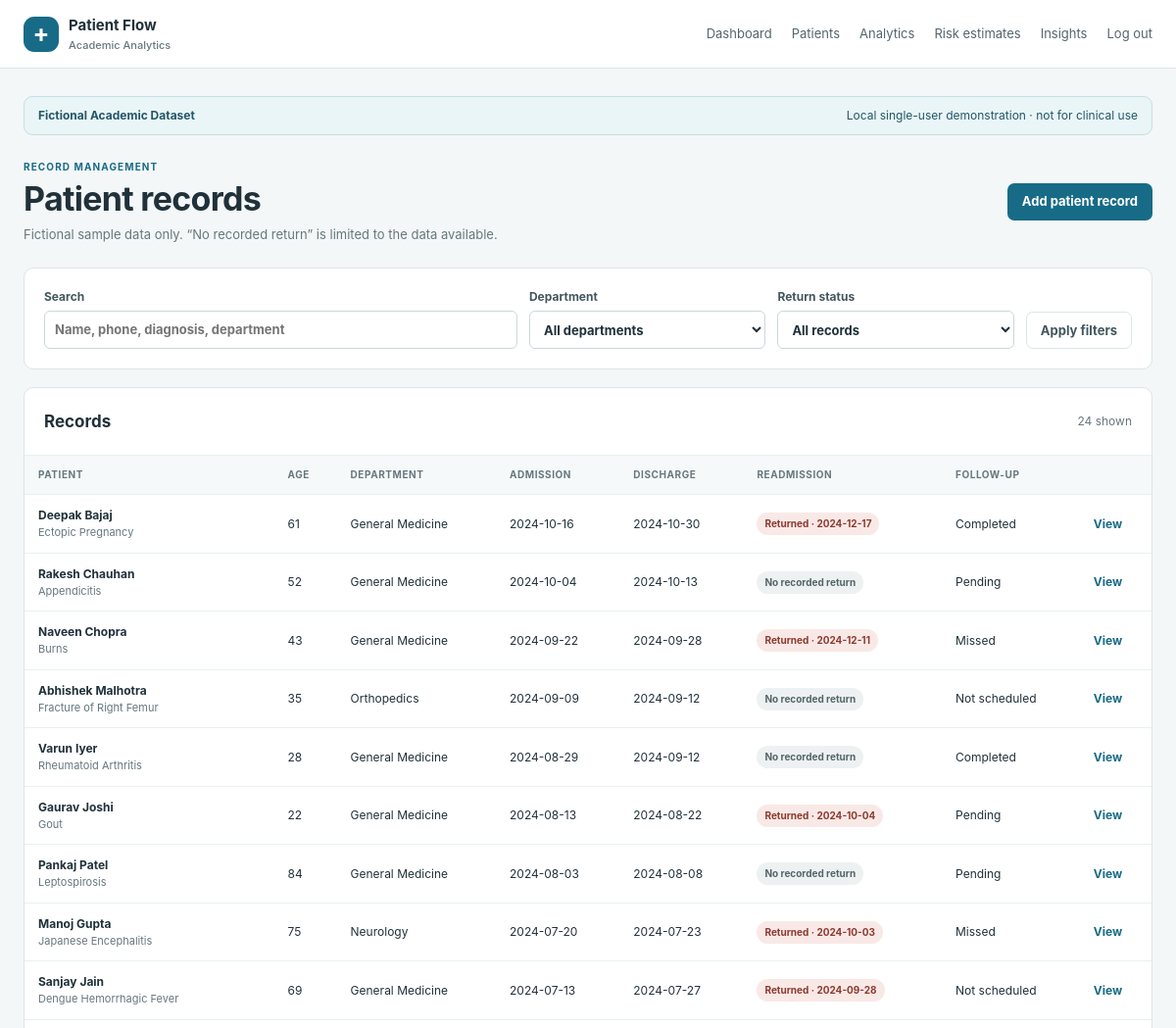
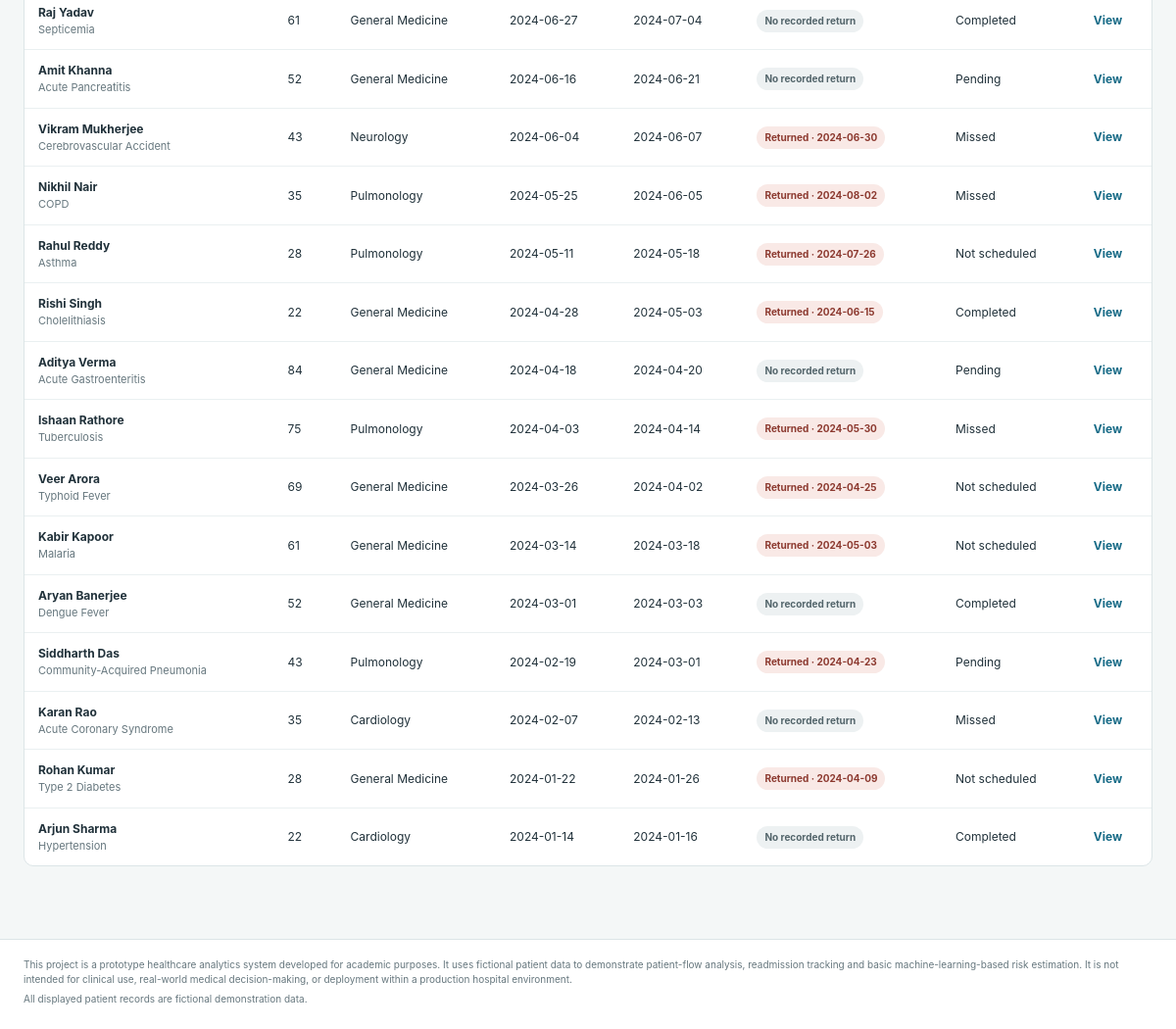
Screenshot of /patients (signed in) with the database file from the repository (2 pictures, top to bottom).
### tables this page shows
CREATE TABLE patients (
            id INTEGER PRIMARY KEY AUTOINCREMENT,
            name TEXT NOT NULL,
            phone TEXT NOT NULL,
            address TEXT NOT NULL,
            age INTEGER NOT NULL CHECK (age BETWEEN 0 AND 120),
            department TEXT NOT NULL,
            diagnosis TEXT NOT NULL,
            admission_date TEXT NOT NULL,
            discharge_date TEXT,
            readmission_date TEXT,
            previous_admissions INTEGER NOT NULL DEFAULT 0 CHECK (previous_admissions >= 0),
            follow_up_status TEXT NOT NULL
        );

### app.py (the view, shortened to what this page needs)
@app.get("/patients")
@login_required
def patients_page():
    patients = all_patients()
    search = request.args.get("q", "").strip().casefold()
    department = request.args.get("department", "")
    outcome = request.args.get("outcome", "")
    if department in DEPARTMENTS:
        patients = [p for p in patients if p["department"] == department]
    if outcome == "readmitted":
        patients = [p for p in patients if p["readmission_date"]]
    elif outcome == "no-recorded-return":
        patients = [
            p for p in patients if p["discharge_date"] and not p["readmission_date"]
        ]
    elif outcome == "active":
        patients = [p for p in patients if not p["discharge_date"]]
    return render_template(
        "patients.html",
        patients=patients,
        departments=DEPARTMENTS,
        selected_department=department,
        selected_outcome=outcome,
        search=request.args.get("q", ""),
    )

### app.py (called while the page is built)
def get_db():
    if "db" not in g:
        g.db = sqlite3.connect(DATABASE)
        g.db.row_factory = sqlite3.Row
    return g.db

def patient_dict(row):
    patient = dict(row)
    admission = date.fromisoformat(patient["admission_date"])
    discharge = patient["discharge_date"]
    patient["length_of_stay"] = (
        (date.fromisoformat(discharge) - admission).days if discharge else None
    )
    return patient

def all_patients():
    rows = get_db().execute("SELECT * FROM patients ORDER BY admission_date DESC, id DESC").fetchall()
    return [patient_dict(row) for row in rows]

def login_required(view):
    @wraps(view)
    def wrapped_view(*args, **kwargs):
        if not session.get("logged_in"):
            return redirect(url_for("login", next=request.path))
        return view(*args, **kwargs)
    return wrapped_view

@app.context_processor
def template_context():
    return {"project_boundary": PROJECT_BOUNDARY}

### templates/patients.html (shortened to what this page needs)
{% extends "base.html" %}
{% block content %}
<div class="page-heading">
  <div><p class="eyebrow">RECORD MANAGEMENT</p><h1>Patient records</h1><p class="muted">Fictional sample data only. “No recorded return” is limited to the data available.</p></div>
  <a class="button primary" href="{{ url_for('patient_new') }}">Add patient record</a>
</div>
<form class="filters panel" method="get">
  <label>Search<input name="q" value="{{ search }}" placeholder="Name, phone, diagnosis, department"></label>
  <label>Department<select name="department"><option value="">All departments</option></select></label>
  <label>Return status<select name="outcome">
    <option value="">All records</option>
  </select></label>
  <button class="button secondary" type="submit">Apply filters</button>
</form>
<section class="panel table-panel">
  <div class="table-meta"><h2>Records</h2><span>{{ patients|length }} shown</span></div>
  <div class="table-scroll"><table>
    <thead><tr><th>Patient</th><th>Age</th><th>Department</th><th>Admission</th><th>Discharge</th><th>Readmission</th><th>Follow-up</th><th></th></tr></thead>
    <tbody>{% for patient in patients %}
      <tr>
        <td><a class="table-link" href="{{ url_for('patient_detail', patient_id=patient.id) }}">{{ patient.name }}</a><small>{{ patient.diagnosis }}</small></td>
        <td>{{ patient.age }}</td><td>{{ patient.department }}</td><td>{{ patient.admission_date }}</td>
        <td>{{ patient.discharge_date or "—" }}</td>
        <td>{% if patient.readmission_date %}<span class="pill returned">Returned · {{ patient.readmission_date }}</span>{% elif patient.discharge_date %}<span class="pill neutral">No recorded return</span>{% else %}<span class="pill neutral">Not discharged</span>{% endif %}</td>
        <td>{{ patient.follow_up_status }}</td><td><a class="text-link" href="{{ url_for('patient_detail', patient_id=patient.id) }}">View</a></td>
      </tr>
    {% else %}<tr><td colspan="8" class="empty">No records match the selected filters.</td></tr>{% endfor %}</tbody>
  </table></div>
</section>
{% endblock %}

### templates/base.html (shortened to what this page needs)
<!doctype html>
<html lang="en">
<head>
  <link rel="stylesheet" href="{{ url_for('static', filename='css/style.css') }}">
</head>
<body>
  <header class="topbar">
    <a class="brand" href="{{ url_for('dashboard') if session.get('logged_in') else url_for('login') }}">
      <span class="brand-mark">+</span>
      <span>Patient Flow <small>Academic Analytics</small></span>
    </a>
    {% if session.get('logged_in') %}
    <nav aria-label="Main navigation">
      <a href="{{ url_for('dashboard') }}">Dashboard</a>
      <a href="{{ url_for('patients_page') }}">Patients</a>
      <a href="{{ url_for('analytics') }}">Analytics</a>
      <a href="{{ url_for('risk') }}">Risk estimates</a>
      <a href="{{ url_for('insights') }}">Insights</a>
      <form action="{{ url_for('logout') }}" method="post"><button class="nav-logout" type="submit">Log out</button></form>
    </nav>
    {% endif %}
  </header>
  <main class="page">
    {% if session.get('logged_in') %}
    <div class="dataset-banner"><strong>Fictional Academic Dataset</strong><span>Local single-user demonstration · not for clinical use</span></div>
    {% endif %}
    {% block content %}{% endblock %}
  </main>
  <footer class="footer">
    <p>{{ project_boundary }}</p>
    <p>All displayed patient records are fictional demonstration data.</p>
  </footer>
</body>
</html>

### static/css/style.css (style rules this page uses)
:root { color-scheme: light; --ink: #20313a; --muted: #66777e; --line: #dce5e7; --paper: #f4f7f7; --white: #fff; --teal: #176b87; --teal-dark: #10566c; --orange: #de8246; --green: #477a56; --red: #a13f37; font-family: Inter, "Segoe UI", Arial, sans-serif; }
* { box-sizing: border-box; }
body { margin: 0; color: var(--ink); background: var(--paper); font-size: 15px; line-height: 1.5; }
a { color: var(--teal); }
.topbar { min-height: 70px; background: var(--white); border-bottom: 1px solid var(--line); padding: 0 max(24px, calc((100% - 1200px) / 2)); display: flex; align-items: center; justify-content: space-between; gap: 20px; }
.brand { display: inline-flex; align-items: center; gap: 10px; color: var(--ink); text-decoration: none; font-weight: 750; }
.brand-mark { display: grid; place-items: center; width: 36px; height: 36px; border-radius: 11px; color: white; background: var(--teal); font-size: 25px; line-height: 1; }
.brand small { display: block; color: var(--muted); font-size: 11px; font-weight: 500; }
nav { display: flex; align-items: center; gap: 20px; }
nav a, .nav-logout { color: #53666d; font: inherit; font-size: 13px; text-decoration: none; background: none; border: 0; padding: 8px 0; cursor: pointer; }
nav form { margin: 0; }
.page { max-width: 1200px; min-height: 67vh; margin: 0 auto; padding: 28px 24px 56px; }
.dataset-banner { display: flex; justify-content: space-between; gap: 12px; padding: 10px 14px; margin-bottom: 25px; border: 1px solid #c5dfe5; border-radius: 9px; background: #eaf5f7; color: #235767; font-size: 12px; }
.page-heading { display: flex; justify-content: space-between; align-items: center; gap: 20px; margin: 8px 0 24px; }
h1, h2, p { margin-top: 0; }
h1 { font-size: clamp(26px, 4vw, 34px); letter-spacing: -.7px; margin-bottom: 5px; line-height: 1.2; }
h2 { font-size: 17px; margin-bottom: 8px; }
.eyebrow { margin-bottom: 5px; font-size: 10px; font-weight: 750; letter-spacing: 1.1px; color: var(--teal); }
.muted, .panel-heading p { color: var(--muted); font-size: 13px; }
.page-heading .muted { margin: 6px 0 0; }
.button { min-height: 38px; display: inline-flex; align-items: center; justify-content: center; border: 1px solid transparent; border-radius: 7px; padding: 8px 14px; text-decoration: none; font: inherit; font-size: 13px; font-weight: 650; cursor: pointer; white-space: nowrap; }
.button.primary { background: var(--teal); color: white; }
.button.secondary { color: #41575f; background: white; border-color: var(--line); }
.panel { background: white; border: 1px solid var(--line); border-radius: 10px; padding: 20px; margin-bottom: 18px; }
.filters { display: grid; grid-template-columns: 2fr 1fr 1fr auto; align-items: end; gap: 12px; }
label { display: block; font-size: 12px; font-weight: 650; color: #43565d; }
input, select { display: block; width: 100%; min-height: 39px; margin-top: 5px; border: 1px solid #cbd7da; border-radius: 6px; background: white; padding: 8px 10px; color: var(--ink); font: inherit; font-size: 13px; }
.table-panel { padding: 0; overflow: hidden; }
.table-meta { min-height: 68px; padding: 16px 20px; display: flex; align-items: center; justify-content: space-between; gap: 12px; }
.table-meta h2, .table-meta p { margin: 0; }
.table-meta span { color: var(--muted); font-size: 12px; }
.table-scroll { width: 100%; overflow-x: auto; }
table { width: 100%; border-collapse: collapse; text-align: left; font-size: 12px; }
th { background: #f6f9f9; color: #66777e; font-size: 10px; text-transform: uppercase; letter-spacing: .55px; font-weight: 700; }
th, td { padding: 12px 14px; border-top: 1px solid #eaf0f1; vertical-align: middle; white-space: nowrap; }
td small { display: block; color: var(--muted); font-size: 11px; }
.table-link { color: var(--ink); font-weight: 700; text-decoration: none; }
.text-link { font-weight: 650; text-decoration: none; }
.pill { display: inline-block; border-radius: 20px; padding: 4px 8px; font-size: 10px; font-weight: 700; }
.pill.returned, .pill.high { color: #8c392f; background: #f9e9e6; }
.pill.neutral, .pill.low { color: #53656b; background: #edf1f2; }
.footer { border-top: 1px solid var(--line); background: white; padding: 18px max(24px, calc((100% - 1152px) / 2)); color: var(--muted); font-size: 10px; }
.footer p { margin: 0 0 5px; }

### rows the page displays
patients: name "Deepak Bajaj", diagnosis "Ectopic Pregnancy", age "61", department "General Medicine", admission_date "2024-10-16", discharge_date "2024-10-30", readmission_date "2024-12-17", follow_up_status "Completed"
patients: name "Rakesh Chauhan", diagnosis "Appendicitis", age "52", department "General Medicine", admission_date "2024-10-04", discharge_date "2024-10-13", shows "No recorded return", follow_up_status "Pending"
patients: name "Naveen Chopra", diagnosis "Burns", age "43", department "General Medicine", admission_date "2024-09-22", discharge_date "2024-09-28", readmission_date "2024-12-11", follow_up_status "Missed"
patients: name "Abhishek Malhotra", diagnosis "Fracture of Right Femur", age "35", department "Orthopedics", admission_date "2024-09-09", discharge_date "2024-09-12", shows "No recorded return", follow_up_status "Not scheduled"
patients: name "Varun Iyer", diagnosis "Rheumatoid Arthritis", age "28", department "General Medicine", admission_date "2024-08-29", discharge_date "2024-09-12", shows "No recorded return", follow_up_status "Completed"
patients: name "Gaurav Joshi", diagnosis "Gout", age "22", department "General Medicine", admission_date "2024-08-13", discharge_date "2024-08-22", readmission_date "2024-10-04", follow_up_status "Pending"
patients: name "Pankaj Patel", diagnosis "Leptospirosis", age "84", department "General Medicine", admission_date "2024-08-03", discharge_date "2024-08-08", shows "No recorded return", follow_up_status "Pending"
patients: name "Manoj Gupta", diagnosis "Japanese Encephalitis", age "75", department "Neurology", admission_date "2024-07-20", discharge_date "2024-07-23", readmission_date "2024-10-03", follow_up_status "Missed"
patients: name "Sanjay Jain", diagnosis "Dengue Hemorrhagic Fever", age "69", department "General Medicine", admission_date "2024-07-13", discharge_date "2024-07-27", readmission_date "2024-09-28", follow_up_status "Not scheduled"
patients: name "Raj Yadav", diagnosis "Septicemia", age "61", department "General Medicine", admission_date "2024-06-27", discharge_date "2024-07-04", shows "No recorded return", follow_up_status "Completed"
patients: name "Amit Khanna", diagnosis "Acute Pancreatitis", age "52", department "General Medicine", admission_date "2024-06-16", discharge_date "2024-06-21", shows "No recorded return", follow_up_status "Pending"
patients: name "Vikram Mukherjee", diagnosis "Cerebrovascular Accident", age "43", department "Neurology", admission_date "2024-06-04", discharge_date "2024-06-07", readmission_date "2024-06-30", follow_up_status "Missed"
patients: name "Nikhil Nair", diagnosis "COPD", age "35", department "Pulmonology", admission_date "2024-05-25", discharge_date "2024-06-05", readmission_date "2024-08-02", follow_up_status "Missed"
patients: name "Rahul Reddy", diagnosis "Asthma", age "28", department "Pulmonology", admission_date "2024-05-11", discharge_date "2024-05-18", readmission_date "2024-07-26", follow_up_status "Not scheduled"
patients: name "Rishi Singh", diagnosis "Cholelithiasis", age "22", department "General Medicine", admission_date "2024-04-28", discharge_date "2024-05-03", readmission_date "2024-06-15", follow_up_status "Completed"
patients: name "Aditya Verma", diagnosis "Acute Gastroenteritis", age "84", department "General Medicine", admission_date "2024-04-18", discharge_date "2024-04-20", shows "No recorded return", follow_up_status "Pending"
patients: name "Ishaan Rathore", diagnosis "Tuberculosis", age "75", department "Pulmonology", admission_date "2024-04-03", discharge_date "2024-04-14", readmission_date "2024-05-30", follow_up_status "Missed"
patients: name "Veer Arora", diagnosis "Typhoid Fever", age "69", department "General Medicine", admission_date "2024-03-26", discharge_date "2024-04-02", readmission_date "2024-04-25", follow_up_status "Not scheduled"
patients: name "Kabir Kapoor", diagnosis "Malaria", age "61", department "General Medicine", admission_date "2024-03-14", discharge_date "2024-03-18", readmission_date "2024-05-03", follow_up_status "Not scheduled"
patients: name "Aryan Banerjee", diagnosis "Dengue Fever", age "52", department "General Medicine", admission_date "2024-03-01", discharge_date "2024-03-03", shows "No recorded return", follow_up_status "Completed"
patients: name "Siddharth Das", diagnosis "Community-Acquired Pneumonia", age "43", department "Pulmonology", admission_date "2024-02-19", discharge_date "2024-03-01", readmission_date "2024-04-23", follow_up_status "Pending"
patients: name "Karan Rao", diagnosis "Acute Coronary Syndrome", age "35", department "Cardiology", admission_date "2024-02-07", discharge_date "2024-02-13", shows "No recorded return", follow_up_status "Missed"
patients: name "Rohan Kumar", diagnosis "Type 2 Diabetes", age "28", department "General Medicine", admission_date "2024-01-22", discharge_date "2024-01-26", readmission_date "2024-04-09", follow_up_status "Not scheduled"
patients: name "Arjun Sharma", diagnosis "Hypertension", age "22", department "Cardiology", admission_date "2024-01-14", discharge_date "2024-01-16", shows "No recorded return", follow_up_status "Completed"

### other values shown
{{ patients|length }} "24"
